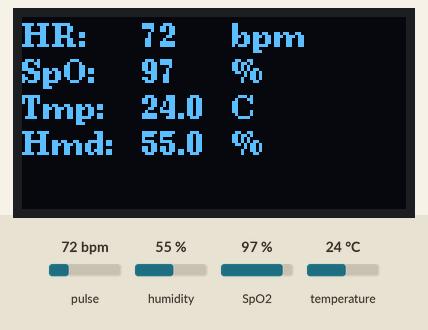
The sketch below on a simulated ESP8266 (NodeMCU). Parts: 128×64 one-colour display. The inputs (shaded band) are chosen by the test bench; at power-on: pulse 72 bpm, humidity 55 %, SpO2 97 %, temperature 24 °C. WiFi joins after 1.5 s; servers stay silent unless stated; no MQTT or app messages arrive unless stated; what the sketch prints to the serial monitor is not drawn.

Above: at 3.7 s.
3.8 s: pulse set to 42 bpm
At 6.6 s:
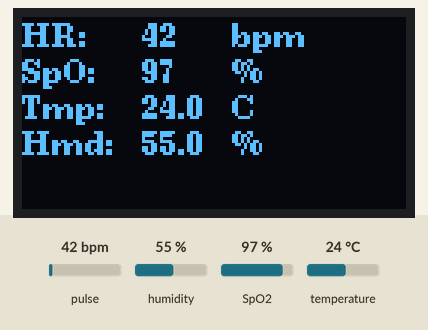
7.6 s: humidity set to 22 %
At 10.1 s:
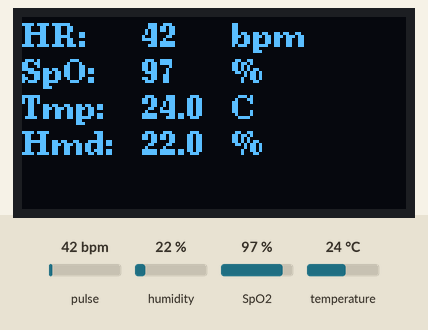
10.6 s: SpO2 set to 80 %
At 13.3 s:
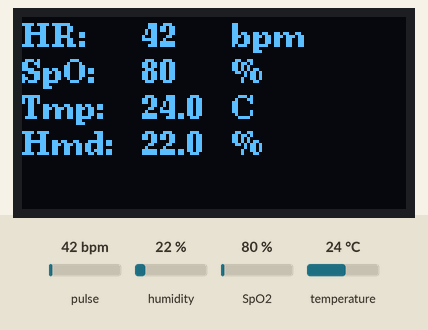
13.6 s: temperature set to 12 °C
At 15.9 s:
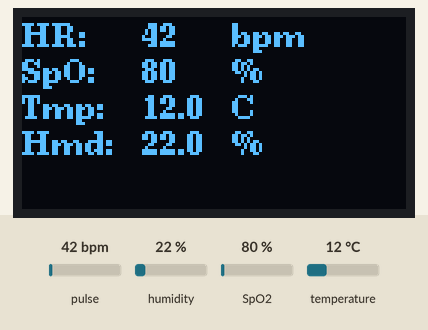
16.6 s: pulse set to 70 bpm
At 19.3 s:
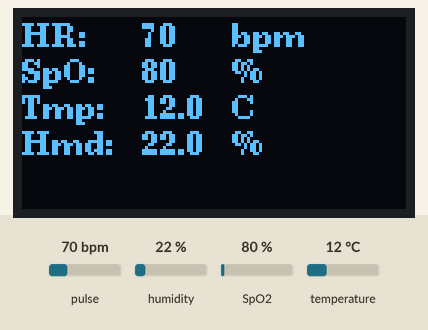
Timing chart, 0 to 20.6 s (numbered marks = the images above; inputs shaded):
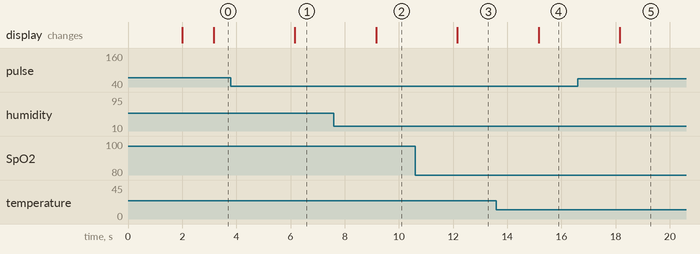

The sketch:

sketch_mar25a.ino
```cpp
#include <Wire.h>
#include <ESP8266WiFi.h>
#include <PubSubClient.h>
#include <ArduinoJson.h>
#include "MAX30105.h"
#include "spo2_algorithm.h"
#include "DHT.h"
#include <U8g2lib.h>

// 定义DHT11相关参数
#define D3 0
#define DHTPIN D3     // 选择一个未使用的引脚连接DHT11，这里用D3
#define DHTTYPE DHT11
DHT dht(DHTPIN, DHTTYPE);

// 全局变量
float temperature;
float humidity;
int32_t o2;
int8_t validO2;
int32_t heart;
int8_t validHeart;

// WiFi设置
const char* ssid = "Man";
const char* password = "hjnb1314";

// 接收到命令后上发的响应topic
const char* Iot_link_MQTT_Topic_Report = "$oc/devices/67dd40765367f573f77af58b_123456789/sys/properties/report";
const char* topic_Commands_Response = "$oc/devices/67dd40765367f573f77af58b_123456789/sys/commands/response/request_id=";

// 华为云接入地址
const char* mqttServer = "d82876d880.st1.iotda-device.cn-north-4.myhuaweicloud.com";
// 接入端口
const int mqttPort = 8883;

// MQTT连接参数
const char* clientId = "67dd40765367f573f77af58b_123456789_0_0_2025032114";
const char* mqttUser = "67dd40765367f573f77af58b_123456789";
const char* mqttPassword = "f20697087821045ac819efe6f3b61dc25caf493947cebe23c686f7873ad7f40a";

// 定义一个安全的WiFi客户端用于MQTTS连接
WiFiClientSecure espClient;
// 定义MQTT客户端
PubSubClient client(espClient);

// 手动定义 I2C_SPEED_FAST，如果库中没有定义
#ifndef I2C_SPEED_FAST
#define I2C_SPEED_FAST 400000
#endif

MAX30105 particleSensor;

// 避免 BUFFER_SIZE 重复定义，修改为 MY_BUFFER_SIZE
#define MY_BUFFER_SIZE 50

uint32_t irBuffer[MY_BUFFER_SIZE];
uint32_t redBuffer[MY_BUFFER_SIZE];

// 设置u8g2对象，根据实际的OLED型号和I2C地址进行修改
U8G2_SSD1306_128X64_NONAME_F_SW_I2C u8g2(U8G2_R0, /* clock=*/ 14, /* data=*/ 12, /* reset=*/ U8X8_PIN_NONE);

void setup() {
    Serial.begin(115200);
    // 连接WiFi网络
    WiFi.begin(ssid, password);
    Serial.print("Connecting to ");
    Serial.print(ssid);
    Serial.println(" ...");

    int i = 0;
    while (WiFi.status() != WL_CONNECTED) {
        delay(1000);
        Serial.print(i++);
        Serial.print(' ');
    }

    Serial.println("");
    Serial.println("Connection established!");
    Serial.print("IP address:    ");
    Serial.println(WiFi.localIP());

    espClient.setInsecure(); // 忽略SSL证书验证，实际使用建议配置正确证书
    client.setServer(mqttServer, mqttPort);

    if (!particleSensor.begin(Wire, I2C_SPEED_FAST)) {
        Serial.println("传感器未找到");
        while (1);
    }

    byte ledBrightness = 0x1F;
    byte sampleAverage = 4;
    byte ledMode = 2;
    byte sampleRate = 200;
    int pulseWidth = 411;
    int adcRange = 4096;

    particleSensor.setup(ledBrightness, sampleAverage, ledMode, sampleRate, pulseWidth, adcRange);
    particleSensor.setPulseAmplitudeRed(0x1F);
    particleSensor.setPulseAmplitudeIR(0x1F);

    // 初始化DHT11传感器
    dht.begin();

    // 初始化OLED
    u8g2.begin();
    u8g2.setFont(u8g2_font_ncenB08_tr);
}

void MQTT_Init() {
    // MQTT服务器连接部分
    client.setServer(mqttServer, mqttPort);
    client.setKeepAlive(120);
    Serial.println("Attempting to connect to MQTT server...");
    while (!client.connected()) {
        Serial.println("Connecting to MQTT...");
        if (client.connect(clientId, mqttUser, mqttPassword)) {
            Serial.println("connected");
        } else {
            Serial.print("failed with state ");
            Serial.print(client.state());
            delay(1000);
        }
    }
}

void MQTT_POST() {
    char jsonBuf[256]; // 增大缓冲区大小以容纳新属性
    // 修改服务ID和属性名，添加温度和湿度属性
    sprintf(jsonBuf, "{\"services\":[{\"service_id\":\"01\",\"properties\":{\"heart\":%d,\"o2\":%d,\"tem\":%.2f,\"hum\":%.2f}}]}", heart, o2, temperature, humidity);
    Serial.print("JSON data to publish: ");
    Serial.println(jsonBuf);
    bool publishResult = client.publish(Iot_link_MQTT_Topic_Report, jsonBuf);
    if (publishResult) {
        Serial.println("Publish OK!");
    } else {
        Serial.println("Publish failed!");
    }
}

void displayDataOnOLED() {
    u8g2.clearBuffer();

    // 设置较小的字体，这里假设存在合适的小字体，如u8g2_font_ncenB08_tr
    u8g2.setFont(u8g2_font_ncenB08_tr);

    // 第一行显示“HR”（心率 Heart Rate 的缩写）
    u8g2.drawStr(0, 10, "HR: ");
    char heartRateStr[5];
    itoa(heart, heartRateStr, 10);
    u8g2.drawStr(40, 10, heartRateStr);
    u8g2.drawStr(70, 10, "bpm");

    // 第二行显示“SpO₂”（血氧 SpO₂ 的常见表示）
    u8g2.drawStr(0, 22, "SpO₂: ");
    char bloodOxygenStr[5];
    itoa(o2, bloodOxygenStr, 10);
    u8g2.drawStr(40, 22, bloodOxygenStr);
    u8g2.drawStr(70, 22, "%");

    // 第三行显示“Tmp”（温度 Temperature 的缩写）
    u8g2.drawStr(0, 34, "Tmp: ");
    char temperatureStr[5];
    dtostrf(temperature, 4, 1, temperatureStr);
    u8g2.drawStr(40, 34, temperatureStr);
    u8g2.drawStr(70, 34, "°C");

    // 第四行显示“Hmd”（湿度 Humidity 的缩写）
    u8g2.drawStr(0, 46, "Hmd: ");
    char humidityStr[5];
    dtostrf(humidity, 4, 1, humidityStr);
    u8g2.drawStr(40, 46, humidityStr);
    u8g2.drawStr(70, 46, "%");

    u8g2.sendBuffer();
    Serial.println("Data displayed on OLED.");
}

void loop() {
    for (byte i = 0; i < MY_BUFFER_SIZE; i++) {
        while (particleSensor.available() == false)
            particleSensor.check();

        redBuffer[i] = particleSensor.getRed();
        irBuffer[i] = particleSensor.getIR();
        particleSensor.nextSample();
    }

    maxim_heart_rate_and_oxygen_saturation(irBuffer, MY_BUFFER_SIZE, redBuffer, &o2, &validO2, &heart, &validHeart);

    // 读取DHT11数据
    temperature = dht.readTemperature();
    humidity = dht.readHumidity();

    Serial.print("Raw heart rate: ");
    Serial.print(heart);
    Serial.print(", Raw oxygen saturation: ");
    Serial.print(o2);
    Serial.print(", Raw temperature: ");
    Serial.print(temperature);
    Serial.print(", Raw humidity: ");
    Serial.println(humidity);

    // 使用 isnan 检查读取结果是否有效
    if (irBuffer[0] > 20000 && validO2 && validHeart && heart > 30 && heart < 250 && o2 > 50 &&
        !isnan(temperature) && !isnan(humidity)) {
        Serial.print("Valid heart rate:");
        Serial.print(heart);
        Serial.print(", Valid oxygen saturation:");
        Serial.print(o2);
        Serial.print(", Valid temperature:");
        Serial.print(temperature);
        Serial.print(", Valid humidity:");
        Serial.println(humidity);

        if (!client.connected()) {
            MQTT_Init();
        }
        MQTT_POST();

        // 显示数据到OLED
        displayDataOnOLED();
    } else {
        Serial.println("Invalid sensor data.");
    }

    delay(2000); // 每隔2秒上传一次数据
}    
```

Measured:
- after the input at 3.8 s, the display: changes after 2.4 s (image 1)
- after the input at 7.6 s, the display: changes after 1.6 s (image 2)
- after the input at 10.6 s, the display: changes after 1.6 s (image 3)
- after the input at 13.6 s, the display: changes after 1.6 s (image 4)
- after the input at 16.6 s, the display: changes after 1.6 s (image 5)
